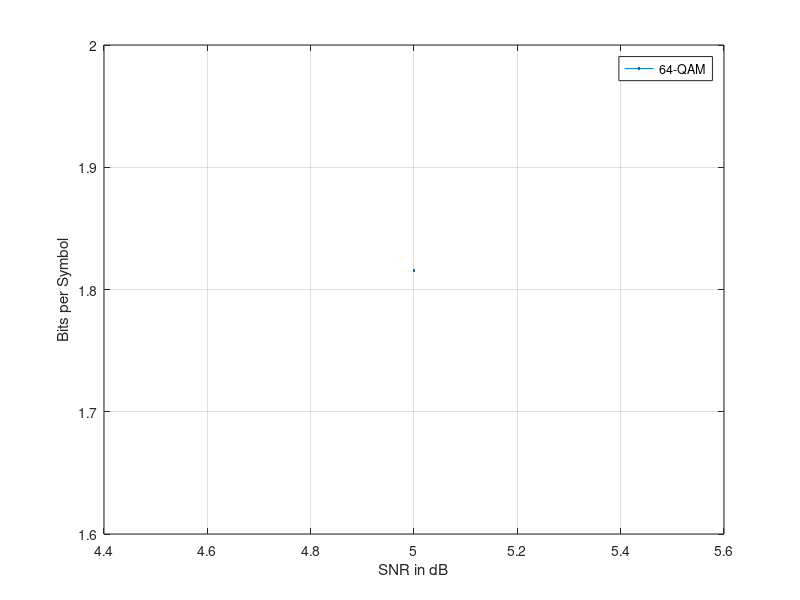

Recreate this plot in MATLAB.
%% Cleanup and Initilization
clear all;

%% Inputs

prompt1 = 'Number Of Samples:  ';
N = input(prompt1);
prompt2 = 'SNR_minimum:  ';
snr_min = input(prompt2);
prompt3 = 'SNR_maximum:  ';
snr_max = input(prompt3);

%% QPSK Capacity


h_Noise = log2(pi*exp(1));                                                              
snr = snr_min:1:snr_max;
snr_power = 10.^(snr/10);
%% Non standard PSK distribution
% 

% input x = [x1, x2, x3,..., xN]

x_points = [-7-7j -7-5j -7-3j -7-1j -7+1j -7+3j -7+5j -7+7j -5-7j -5-5j -5-3j -5-1j -5+1j -5+3j -5+5j -5+7j -3-7j -3-5j -3-3j -3-1j -3+1j -3+3j -3+5j -3+7j -1-7j -1-5j -1-3j -1-1j -1+1j -1+3j -1+5j -1+7j 1-7j 1-5j 1-3j 1-1j 1+1j 1+3j 1+5j 1+7j 3-7j 3-5j 3-3j 3-1j 3+1j 3+3j 3+5j 3+7j 5-7j 5-5j 5-3j 5-1j 5+1j 5+3j 5+5j 5+7j 7-7j 7-5j 7-3j 7-1j 7+1j 7+3j 7+5j 7+7j];
n = length(x_points);
h_N = log2(pi*exp(1));
scale = sum(abs(x_points).^2)/length(x_points);
x_points = x_points./sqrt(scale);
for l = 1:length(snr_power)
    level = round((n-1)*rand(1,N)+1);
    level_matrix = zeros(N,n);
for k = 1:N
    level_matrix(k,level(k)) = 1;
end

x_points_t = transpose(x_points);
Amplitude = sqrt(snr_power(l));
x_out = Amplitude*level_matrix*x_points_t;

Noise = (1/sqrt(2))*(randn(N,1)+1i*randn(N,1));

Y = x_out + Noise;
Y_t = transpose(Y);
X = Amplitude * x_points_t;

y = repmat(Y_t,n,1);
x = repmat(X,1,N);

s = -((abs(y - x)).^2);
    
prob_Y = (1/(pi*n))*(sum(exp(s),1));
    
h_Y = sum(-log2(prob_Y))/N;

cap_PSK(l) = h_Y - h_N;
end
figure;
plot(snr,cap_PSK);
desc = strcat('64-QAM');
hold on;
xlabel('SNR in dB');
ylabel('Bits per Symbol');
legend(desc);
grid on;